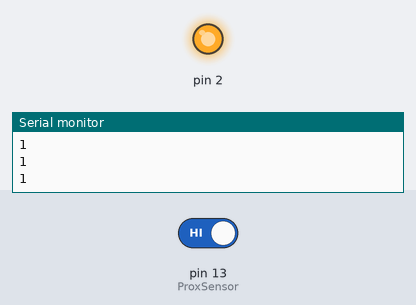
The sketch below on a simulated Arduino Uno, built with avr-gcc and run on an emulated ATmega328P. Parts: output pins drawn as LEDs (lit = HIGH), the last lines printed to the serial monitor. Inputs (shaded band) come from the test bench; at power-on: pin 13 (ProxSensor) HIGH.

Above: at 1.2 s.
1.3 s: pin 13 (ProxSensor) driven LOW
At 2.2 s:
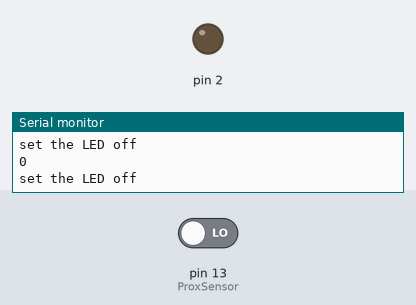
2.8 s: pin 13 (ProxSensor) driven HIGH
At 3.5 s:
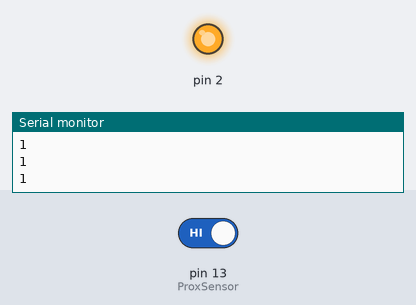
Timing chart, 0 to 5.8 s (numbered marks = the images above; inputs shaded):
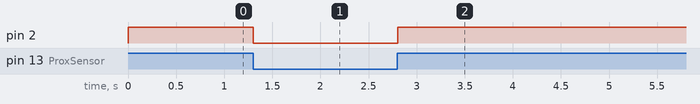

The sketch:

physical_parking_lot.ino
```cpp
/*
  IR Proximity Sensor interface code
  Turns on an LED on when obstacle is detected, else off.
  blog.circuits4you.com 2016
 */
const int ProxSensor=13;

void setup() {
  // Start the serial communication
  Serial.begin(115200);

  // initialize the digital pin as an output.
  // Pin 2 has an LED connected to it
  pinMode(2, OUTPUT);
  //Pin 2 is connected to the output of proximity sensor
  pinMode(ProxSensor,INPUT);
}

void loop() {

  int data = digitalRead(ProxSensor);
  Serial.println(data);
  if(data==LOW)      //Check the sensor output
  {
    Serial.println("set the LED off");
    digitalWrite(2, LOW);   // set the LED on
  }
  else
  {
    digitalWrite(2, HIGH);    // set the LED off
  }
  delay(100);              // wait for a second
}
```

Measured:
- after the input at 1.3 s, pin 2: HIGH → LOW at once
- after the input at 2.8 s, pin 2: LOW → HIGH at once
